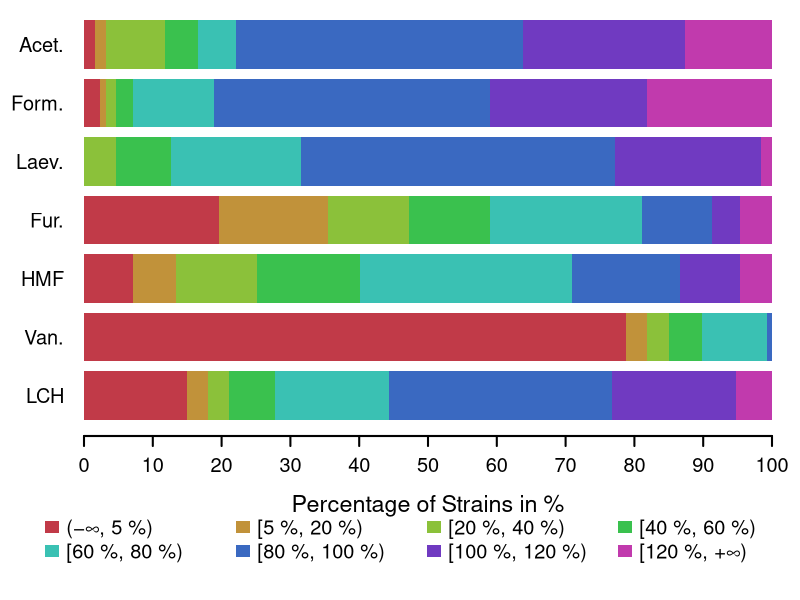

The R script that drew this image:
# # # # # # # # # # # # # # #
# Generate graph of inhibitor/LCH tolerance for the presentation
#
# 1.) General function for the plot
# 2.) Data and parameters
# 3.) Make plot
# # # # # # # # # # # # # # #


# # # # # # # # # # # # # # #
# Function definition
# # # # # # # # # # # # # # #
inhLCHPlot <- function(data, colors, legendOrder, outFile){
	# Order: Acet/Form/Laev/Fur/HMF/Van///LCH
	# Convert to percent, only two decimal places needed
	data <- round(100 * data / rep(colSums(data), each = nrow(data)),2)

	svg(outFile)

	par(mar = c(8, 4, 0, 1.2) + 0.2, cex.axis = 1.2)

	barplot(data,
		axes = FALSE,
		border = NA,
		horiz = TRUE,
		cex.sub = 1.1,
		xlim = c(0, 100),
		xlab = "Percentage of Strains in %",
		cex.lab = 1.4,
		las = 2,
		col = colors,
		legend.text = c(
			'(−∞, 5 %)',
			'[5 %, 20 %)',
			'[20 %, 40 %)',
			'[40 %, 60 %)',
			'[60 %, 80 %)',
			'[80 %, 100 %)',
			'[100 %, 120 %)',
			'[120 %, +∞)'
		)[legendOrder],
		args.legend = list(
			x = 104,
			y = -1.5,
			fill = colors[legendOrder],
			border = NA,
			bty = "n",
			ncol = 4,
			text.width = 22,
			x.intersp = 0.4,
			cex = 1.2
		)
	)
	axis(side = 1,
		las = 1,
		at = seq(0, 100, by = 10),
		lwd = 2,
		cex.axis = 1.2
	)
	dev.off()
}

# # # # # # # # # # # # # # #
# Data and Parameters
# # # # # # # # # # # # # # #
inhLCH <- read.table('inh-tol/inh-tol-classes.txt', sep = '\t', header = TRUE, row.names = 1, nrows = 6)
inhLCH <- rbind(inhLCH, read.table('lch-tol/lch-tol-classes.txt', sep = '\t', header = TRUE, row.names = 1, nrows = 1))

# Reorder data
inhLCH <- as.matrix(t(inhLCH[rev(c(4, 5, 6, 1, 2, 3, 7)),]))

# Colours for vertical presentation plots
presentationColours = rev(c(
		"#C13AADFF",
		"#703ac1FF",
		"#3a69c1FF",
		"#3ac1b3FF",
		"#3ac14eFF",
		"#8bc13aFF",
		"#c1923aFF",
		"#C13A48FF"
	))

# 2D legend order
legendOrder <- matrix(1:8, nrow = 2, ncol = 4, byrow = T)

# # # # # # # # # # # # # # #
# Make Plot
# # # # # # # # # # # # # # #
inhLCHPlot(inhLCH, presentationColours, legendOrder, '../../fig/inh-lch-tol_presentation.svg')
